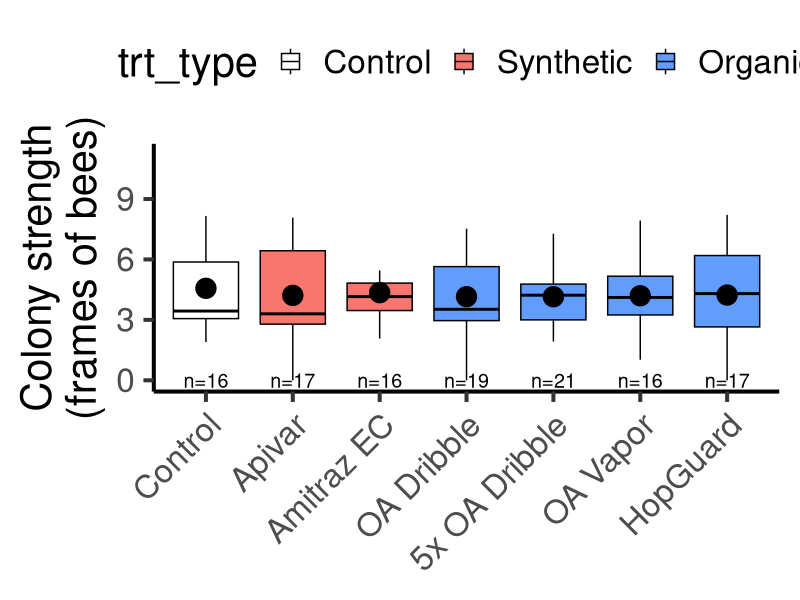
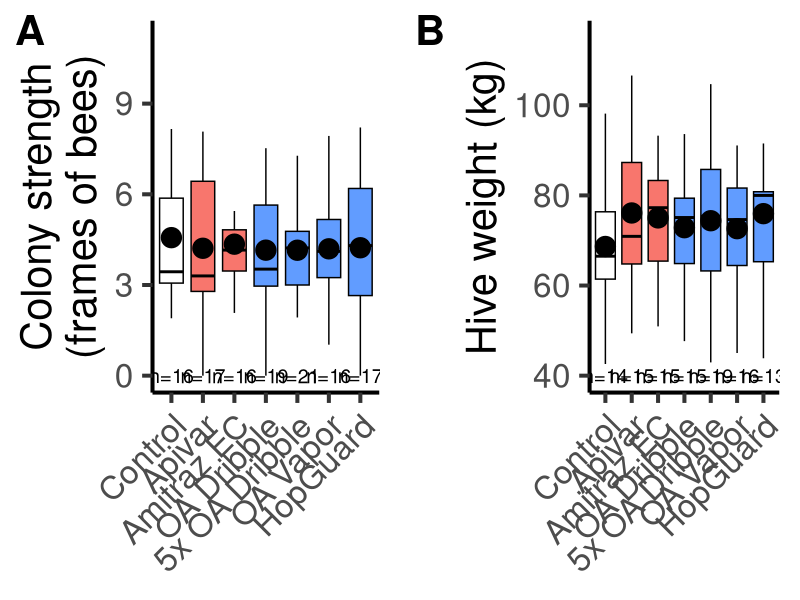
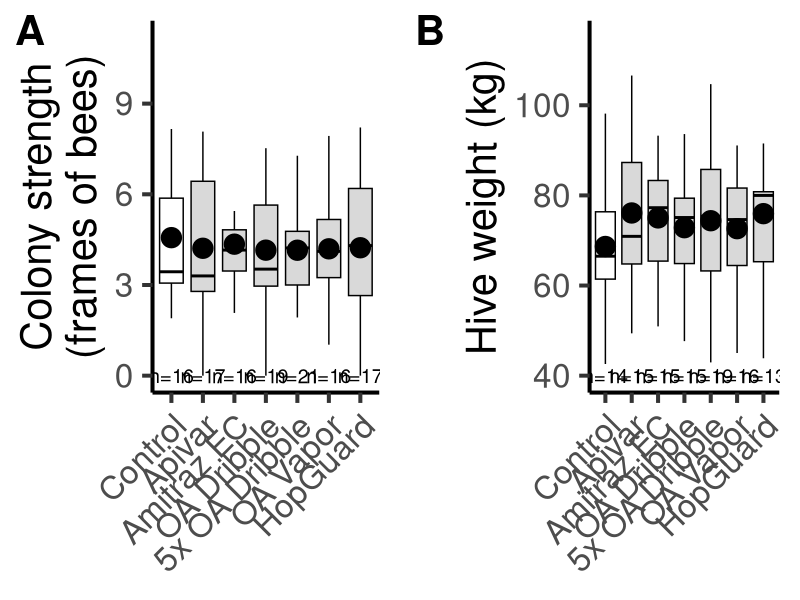
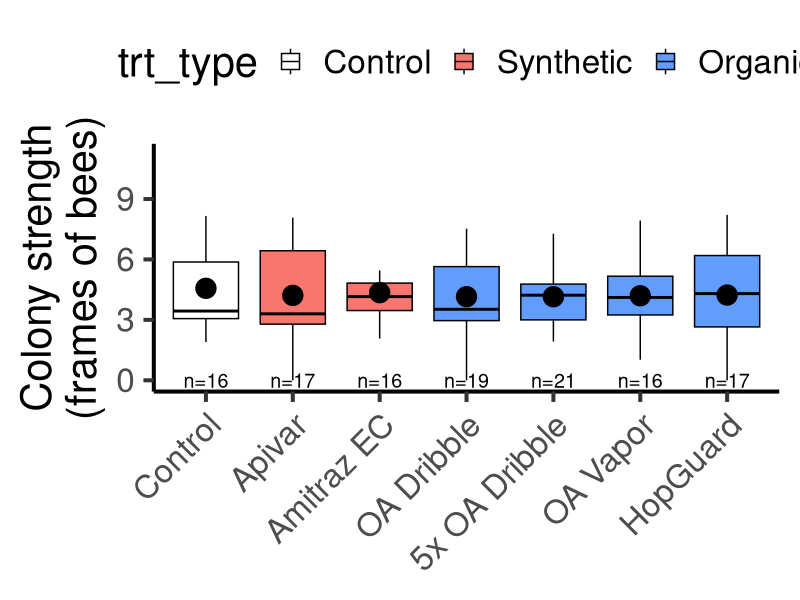
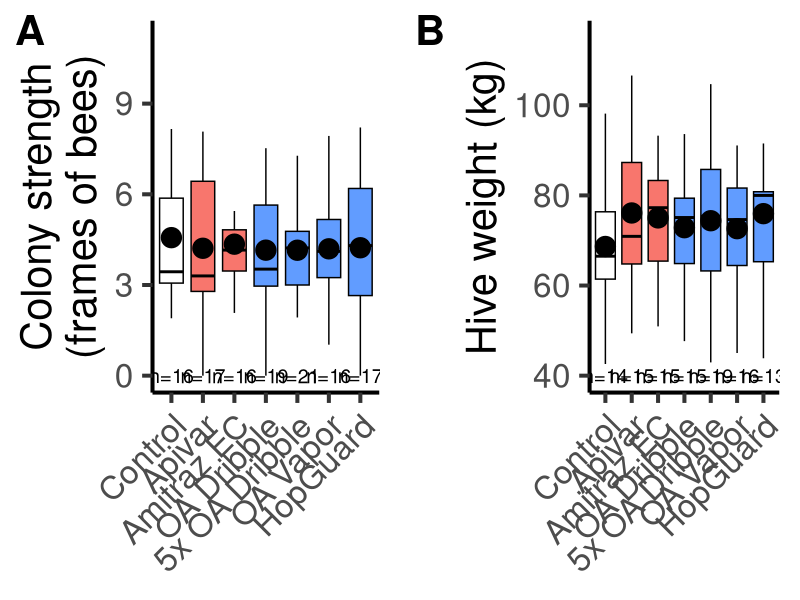
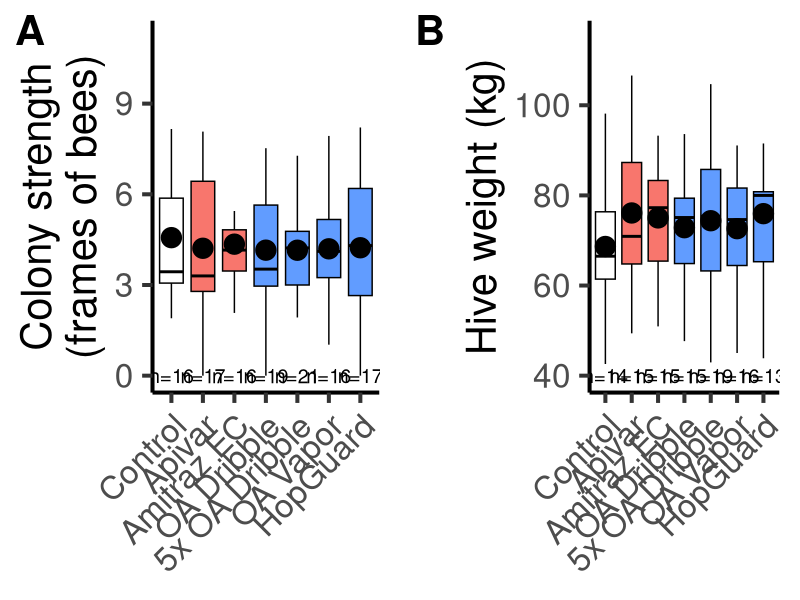
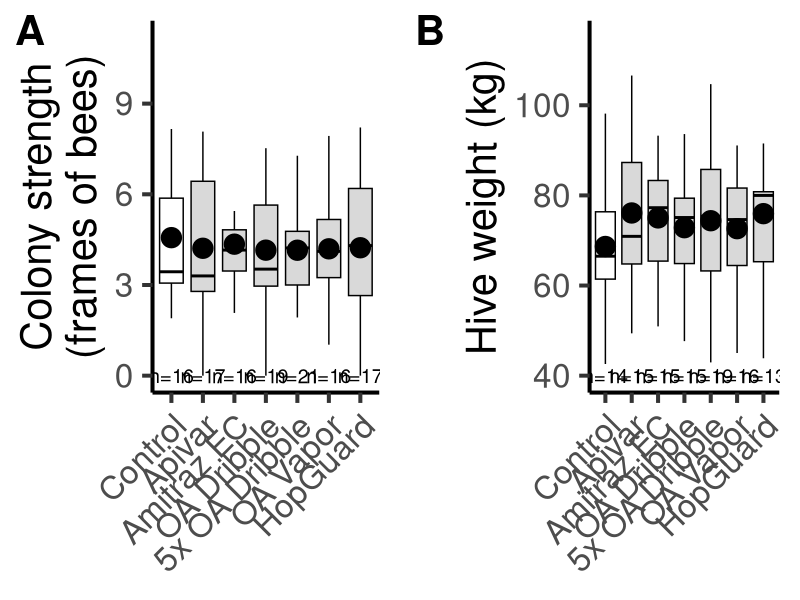
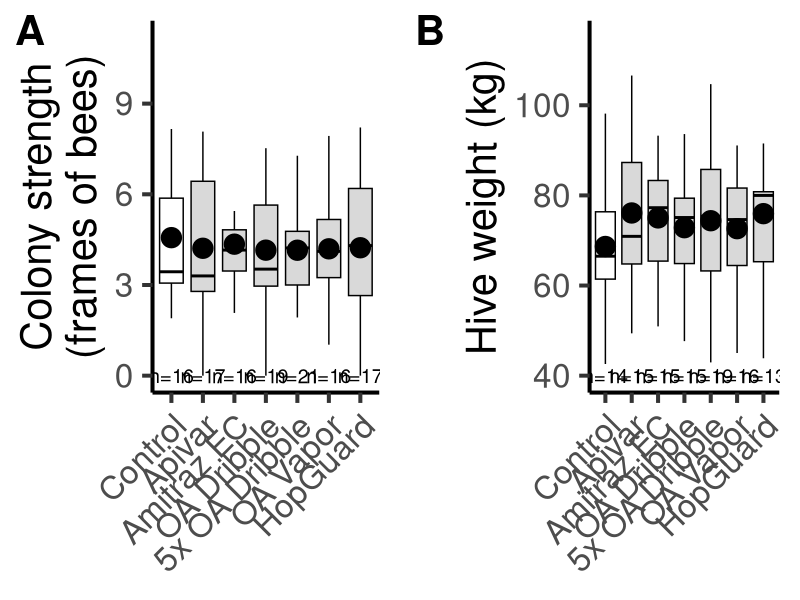

Here is the R script that generated these plots, in order:
#### Setup ----

library(MASS)
library(tidyverse)
library(lme4)
library(emmeans)
library(ggpubr) # For combo plot
library(scales) # To decide on color scheme

#### Read in data ----
an_dat <- read.csv("analyses for split-treat/curated data/an_dat_up.csv")


#### Prep data for analysis ----


dat_devel <- an_dat %>% 
  rename(
    fob_44 = ch44_fob,
    fob_58 = ch58_fob,
    fob_72 = ch72_fob,
    fob_77 = frames_bees,
    fob_105 = post_quick_fob
  ) %>% 
  mutate(
    fob_77 = if_else(weak == 1, 0, fob_77),# Set FOB to 0 for weak colonies
    trt_label = fct_relevel(trt_label, "Control", "Apivar", "Amitraz EC", "OA Dribble", "5x OA Dribble", "OA Vapor", "HopGuard")
  )

#### Prep data for d77 FOB analysis ----
dat_devel1 <- dat_devel %>% 
  filter(established == 1,
         QL == 0,
         DL == 0, 
         efb == 0
  ) # Still includes 5 "weak" colonies

# Data prep to add sample size
dat_devel1_n <- dat_devel1 %>% 
  group_by(trt_label) %>% 
  summarise(n = n())

dat_devel1_n <- dat_devel1_n %>% 
  mutate(
    ssize = paste0("n=",n)
  )


#### Data prep for weight at honey harvest analysis ----
dat_devel2 <- dat_devel %>% 
  filter(established == 1,
         QL == 0,
         DL == 0, 
         efb == 0,
         weak == 0
  ) %>% 
  filter(is.na(post_issues))
# Excludes 5 "weak" colonies and 10 that had issues on day 103

dat_devel2_n <- dat_devel2 %>% 
  group_by(trt_label) %>% 
  summarise(n = n())

dat_devel2_n <- dat_devel2_n %>% 
  mutate(
    ssize = paste0("n=",n)
  )


#### Analyze day 77 Colony strength ----

m.bees1 <- lm(fob_77~trt_label, data = dat_devel1) 
m.bees1.0 <- lm(fob_77~1, data = dat_devel1) 
anova(m.bees1.0, m.bees1)
# No improvement to include a treatment effect (F 6,121 = 0.0784, p=0.9981)


# Send emmeans predictions to its own strength item
strength1 <- emmip(m.bees1, ~trt_label, type = "response", CIs = TRUE, plotit = FALSE)
# The results were so similar that I am very happy sticking with the simpler model (no random effect)

emplot_strength <- emmip(m.bees1, ~trt_label, type = "response", CIs = TRUE, plotit = FALSE)
emplot_strength <- emplot_strength %>% 
  rename(
    fob_77 = yvar
  )


emplot_strength <- emplot_strength %>% 
  mutate(
    trt_label = fct_relevel(trt_label, "Control", "Apivar", "Amitraz EC", "OA Dribble", "5x OA Dribble", "OA Vapor", "HopGuard")
  )

#### Analyze data for colony weight post honey production ----

m.weight2 <- lmer(post_kgs_C ~ trt_label + (1 | new_yard), data = dat_devel2)
m.weight2.0 <- lmer(post_kgs_C ~ 1 + (1 | new_yard), data = dat_devel2)
anova(m.weight2, m.weight2.0) # No effect of treatment (ChiSq 6 = 3.0146, p=0.807)

# Graph predictions based on m2 to estimate effect size

weight2 <- emmip(m.weight2, ~trt_label, type = "response", CIs = TRUE, plotit = FALSE)

emplot_weight <- emmip(m.weight2, ~trt_label, type = "response", CIs = TRUE, plotit = FALSE)
emplot_weight <- emplot_weight %>% 
  rename(
    post_kgs_C = yvar
  )


emplot_weight <- emplot_weight %>% 
  mutate(
    trt_label = fct_relevel(trt_label, "Control", "Apivar", "Amitraz EC", "OA Dribble", "5x OA Dribble", "OA Vapor", "HopGuard")
  )


#### Plot day 77 colony strength ----

# Color and treatment names (for horizontal layout)

paneA_color <- ggplot() +
  geom_boxplot(data = dat_devel1, aes(x = trt_label, y = fob_77, fill = trt_type), outlier.shape = NA, color = "black") +
  scale_colour_manual(
    limits = c("Control", "Synthetic", "Organic"),
    labels = c("Control", "Synthetic", "Organic"),
    values = c("white", "#F8766D", "#619CFF"), 
    aesthetics = "fill"
  ) +  
  geom_point(aes(x = trt_label, y = fob_77), shape=20, size=10, color="black", fill="black", data = emplot_strength) +
  geom_text(data = dat_devel1_n, aes(x = trt_label, y = 0, label = ssize), size = 5) +
  #xlab("Treatment") +
  ylab("Colony strength\n(frames of bees)") +
  theme_classic( base_size = 30) 

# No color
paneA_grey <- ggplot() +
  geom_boxplot(data = dat_devel1, aes(x = trt_label, y = fob_77, fill = trt_type), outlier.shape = NA, color = "black") +
  scale_colour_manual(
    limits = c("Control", "Synthetic", "Organic"),
    labels = c("Control", "Synthetic", "Organic"),
    values = c("white", "grey85", "grey85"), 
    aesthetics = "fill"
  ) +  
  geom_point(aes(x = trt_label, y = fob_77), shape=20, size=10, color="black", fill="black", data = emplot_strength) +
  geom_text(data = dat_devel1_n, aes(x = trt_label, y = 0, label = ssize), size = 5) +
  #xlab("Treatment") +
  ylab("Colony strength\n(frames of bees)") +
  theme_classic( base_size = 30) 



## Color plot with labels
paneA_color +
  theme(axis.text.x=element_text(angle=45,hjust=1),
        axis.title.x=element_blank(), legend.position = "top")

ggsave("analyses for split-treat/outputs/Fig4 labels 2025-04-06.png", width = 8.625, height = 8, units = "in")

## Color plot, no labels
paneA_color <- paneA_color +
  theme(axis.text.x=element_text(angle=45,hjust=1),
        axis.title.x=element_blank(), legend.position = "none")


## Greyscale plot, no labels
paneA_grey <- paneA_grey +
  theme(axis.text.x=element_text(angle=45,hjust=1),
        axis.title.x=element_blank(), legend.position = "none")


#### Plot post-harvest colony weight ----

# Color

paneB_color <- ggplot() +
  geom_boxplot(aes(x = trt_label, y = post_kgs_C, fill = trt_type), outlier.shape = NA, color = "black", data = dat_devel2) +
  geom_point(aes(x = trt_label, y = post_kgs_C), shape=20, size=10, color="black", fill="black", data = emplot_weight) +
  geom_text(data = dat_devel2_n, aes(x = trt_label, y = 40, label = ssize), size = 5) +
  scale_colour_manual(
    limits = c("Control", "Synthetic", "Organic"),
    labels = c("Control", "Synthetic", "Organic"),
    values = c("white", "#F8766D", "#619CFF"), 
    aesthetics = "fill"
  ) +  
  scale_y_continuous(breaks = c(40,60,80,100), limits = c(40,115)) +
  #xlab("Treatment") +
  ylab("\nHive weight (kg)") +
  theme_classic( base_size = 30) +
  theme(axis.text.x=element_text(angle=45,hjust=1), axis.title.x=element_blank(), legend.position = "none")


# Greyscale

paneB_grey <- ggplot() +
  geom_boxplot(aes(x = trt_label, y = post_kgs_C, fill = trt_type), outlier.shape = NA, color = "black", data = dat_devel2) +
  geom_point(aes(x = trt_label, y = post_kgs_C), shape=20, size=10, color="black", fill="black", data = emplot_weight) +
  geom_text(data = dat_devel2_n, aes(x = trt_label, y = 40, label = ssize), size = 5) +
  scale_colour_manual(
    limits = c("Control", "Synthetic", "Organic"),
    labels = c("Control", "Synthetic", "Organic"),
    values = c("white", "grey85", "grey85"), 
    aesthetics = "fill"
  ) +  
  scale_y_continuous(breaks = c(40,60,80,100), limits = c(40,115)) +
  #xlab("Treatment") +
  ylab("\nHive weight (kg)") +
  theme_classic( base_size = 30) +
  theme(axis.text.x=element_text(angle=45,hjust=1), axis.title.x=element_blank(), legend.position = "none")


#### Combine plot panes ----

# Color

ggarrange(paneA_color, paneB_color, ncol = 2, nrow = 1, labels = "AUTO", font.label = list(size = 30))

ggsave("analyses for split-treat/outputs/Fig4_strength_weight_color 2025-04-06.png", width = 17.25, height = 8, units = "in")
ggsave("analyses for split-treat/outputs/Fig4_strength_weight_color 2025-04-06.tiff", width = 17.25, height = 8, units = "in")

# Greyscale

ggarrange(paneA_grey, paneB_grey, ncol = 2, nrow = 1, labels = "AUTO", font.label = list(size = 30))

ggsave("analyses for split-treat/outputs/Fig4_strength_weight_grey 2025-04-06.png", width = 17.25, height = 8, units = "in")
ggsave("analyses for split-treat/outputs/Fig4_strength_weight_grey 2025-04-06.tiff", width = 17.25, height = 8, units = "in")


#### A final exploratory analysis ----

# Estimate how much more honey was produced in the effective treatments 
# than in Control and OA Vapor

unique(dat_devel2$trt_label)


dat_devel2 <- dat_devel2 %>% 
  mutate(
    effYN = case_when(
      trt_label == "Control" ~ "Not Effective",
      trt_label == "OA Vapor" ~ "Not Effective",
      trt_label == "Amitraz EC" ~ "Effective",
      trt_label == "OA Dribble" ~ "Effective",
      trt_label == "HopGuard" ~ "Effective",
      trt_label == "5x OA Dribble" ~ "Effective",
      trt_label == "Apivar" ~ "Effective"
    )
  )

m.weight.eff <- lmer(post_kgs_C ~ effYN + (1 | new_yard), data = dat_devel2)
m.weight.eff.0 <- lmer(post_kgs_C ~ 1 + (1 | new_yard), data = dat_devel2)
anova(m.weight.eff, m.weight.eff.0) # Effect of treatment was not significant (ChiSq 1 = 1.8299, p=0.1761)
summary(m.weight.eff) 
# Est gain 4.028 kg * 2.205 = 8.88 lb * $2.69 perlb = $23.89 from treating
# 2024 honey price at https://release.nass.usda.gov/reports/hony0325.pdf

confint(m.weight.eff) 
  # From a loss of 1.822262 to a gain of 9.797710 kg
  # From a loss of 4.018088 lbs to a gain of 21.60395 lbs
